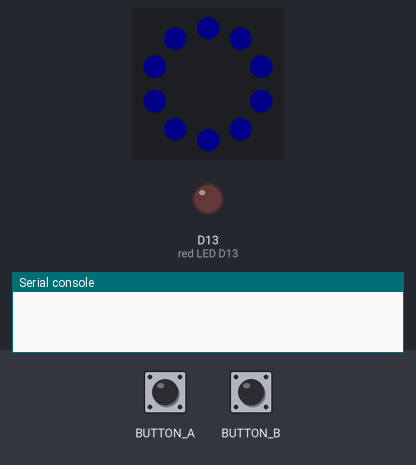
The program below on a simulated Circuit Playground running CircuitPython. Parts: the board's ring of 10 RGB LEDs (number 0 left of the top, counting anticlockwise), output pins drawn as LEDs (lit = HIGH), the last lines printed to the serial console. The inputs (shaded band) are chosen by the test bench. Dim RGB values are drawn brighter than linear; pins used as bus, display or sensor lines are not drawn.

Above: at 1.2 s.
1.3 s: button A pressed for 0.15 s
At 2.0 s:
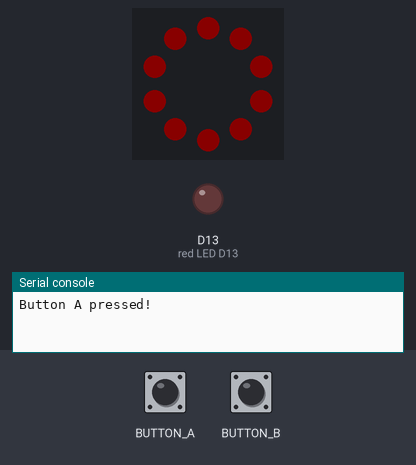
2.9 s: button B pressed for 0.15 s
At 3.2 s:
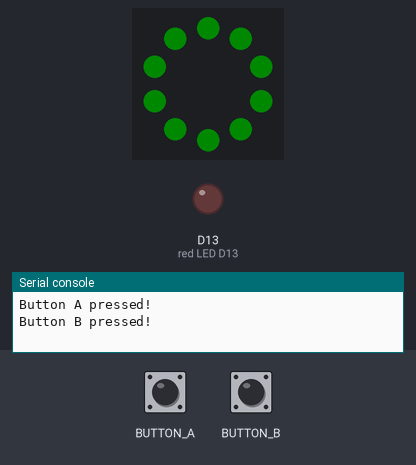
4.5 s: button A pressed for 1 s
At 5.6 s:
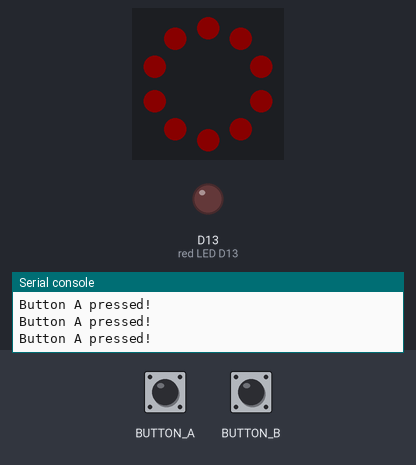
7.0 s: button B pressed for 1 s
At 7.5 s:
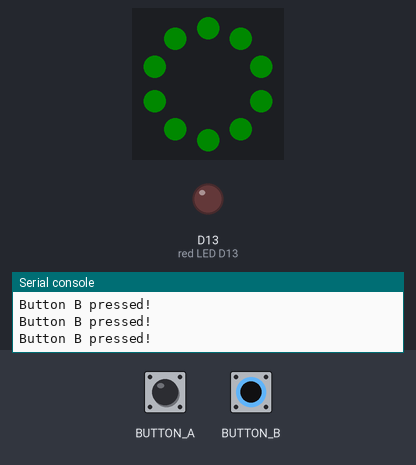
Timing chart, 0 to 10.0 s (numbered marks = the images above; inputs shaded):
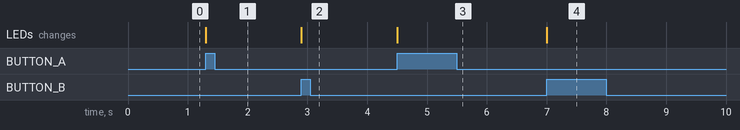

Measured:
- after the input at 1.3 s, the LEDs: change at once (image 1)
- after the input at 2.9 s, the LEDs: change at once (image 2)
- after the input at 4.5 s, the LEDs: change at once (image 3)
- after the input at 7.0 s, the LEDs: change at once (image 4)

The program:

IR_TX.py
```python
# transmitter

import time
from adafruit_circuitplayground.express import cpx
import adafruit_irremote
import pulseio
import pwmio
import board

pwm = pwmio.PWMOut(board.IR_TX, frequency=38000, duty_cycle=2 ** 15)
pulseout = pulseio.PulseOut(pwm)

# the encoder defines how we will send bytes of data (1s and 0s)
encoder = adafruit_irremote.GenericTransmit(header=[9500, 4500], one=[550, 550], zero=[550, 1700], trail=0)

cpx.pixels.fill((0,0,10))

while True:
    if cpx.button_a:
        print("Button A pressed!")
        cpx.red_led = True
        encoder.transmit(pulseout, [255])
        cpx.red_led = False
        cpx.pixels.fill((10,0,0))
        time.sleep(0.2)
    if cpx.button_b:
        print("Button B pressed!")
        cpx.red_led = True
        encoder.transmit(pulseout, [1])
        cpx.red_led = False
        cpx.pixels.fill((0,10,0))
        time.sleep(0.2)
```
